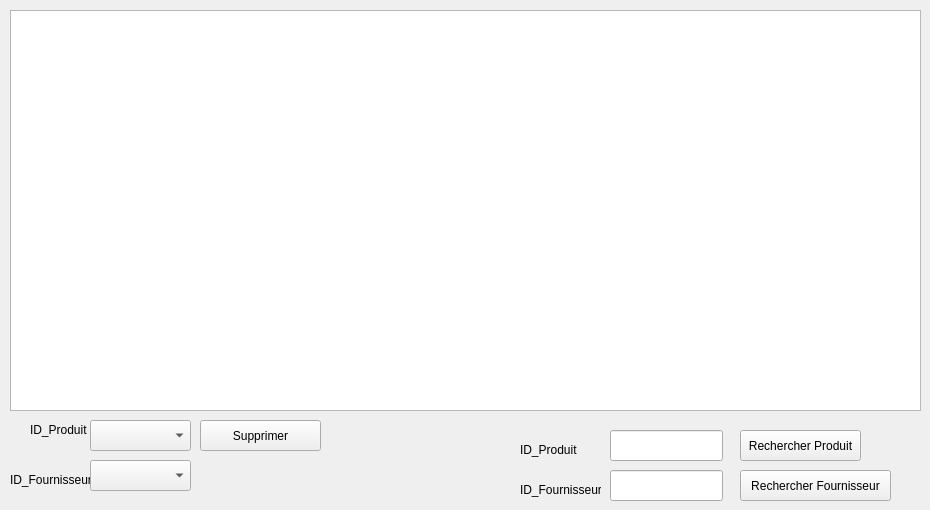
        <widget class="QWidget" name="tab_37">
         <attribute name="title">
          <string>Afficher Les Offres des Fournisseurs</string>
         </attribute>
         <widget class="QTableView" name="tabOffreFournisseur">
          <property name="geometry">
           <rect>
            <x>10</x>
            <y>10</y>
            <width>911</width>
            <height>401</height>
           </rect>
          </property>
         </widget>
         <widget class="QPushButton" name="pushButton_50">
          <property name="geometry">
           <rect>
            <x>200</x>
            <y>420</y>
            <width>121</width>
            <height>31</height>
           </rect>
          </property>
          <property name="text">
           <string>Supprimer</string>
          </property>
         </widget>
         <widget class="QLabel" name="label_123">
          <property name="geometry">
           <rect>
            <x>30</x>
            <y>420</y>
            <width>61</width>
            <height>20</height>
           </rect>
          </property>
          <property name="text">
           <string>ID_Produit</string>
          </property>
         </widget>
         <widget class="QLabel" name="label_127">
          <property name="geometry">
           <rect>
            <x>10</x>
            <y>470</y>
            <width>81</width>
            <height>20</height>
           </rect>
          </property>
          <property name="text">
           <string>ID_Fournisseur</string>
          </property>
         </widget>
         <widget class="QPushButton" name="pushButton_51">
          <property name="geometry">
           <rect>
            <x>740</x>
            <y>430</y>
            <width>121</width>
            <height>31</height>
           </rect>
          </property>
          <property name="text">
           <string>Rechercher Produit</string>
          </property>
         </widget>
         <widget class="QPushButton" name="pushButton_52">
          <property name="geometry">
           <rect>
            <x>740</x>
            <y>470</y>
            <width>151</width>
            <height>31</height>
           </rect>
          </property>
          <property name="text">
           <string>Rechercher Fournisseur</string>
          </property>
         </widget>
         <widget class="QLabel" name="label_128">
          <property name="geometry">
           <rect>
            <x>520</x>
            <y>440</y>
            <width>61</width>
            <height>20</height>
           </rect>
          </property>
          <property name="text">
           <string>ID_Produit</string>
          </property>
         </widget>
         <widget class="QLineEdit" name="OF_RECHERCHE_P">
          <property name="geometry">
           <rect>
            <x>610</x>
            <y>430</y>
            <width>113</width>
            <height>31</height>
           </rect>
          </property>
         </widget>
         <widget class="QLabel" name="label_129">
          <property name="geometry">
           <rect>
            <x>520</x>
            <y>480</y>
            <width>81</width>
            <height>20</height>
           </rect>
          </property>
          <property name="text">
           <string>ID_Fournisseur</string>
          </property>
         </widget>
         <widget class="QLineEdit" name="OF_RECHERCHE_F">
          <property name="geometry">
           <rect>
            <x>610</x>
            <y>470</y>
            <width>113</width>
            <height>31</height>
           </rect>
          </property>
         </widget>
         <widget class="QComboBox" name="OF_DELETE_COMBO">
          <property name="geometry">
           <rect>
            <x>90</x>
            <y>420</y>
            <width>101</width>
            <height>31</height>
           </rect>
          </property>
         </widget>
         <widget class="QComboBox" name="OF_DELETE_COMBO_2">
          <property name="geometry">
           <rect>
            <x>90</x>
            <y>460</y>
            <width>101</width>
            <height>31</height>
           </rect>
          </property>
         </widget>
        </widget>
